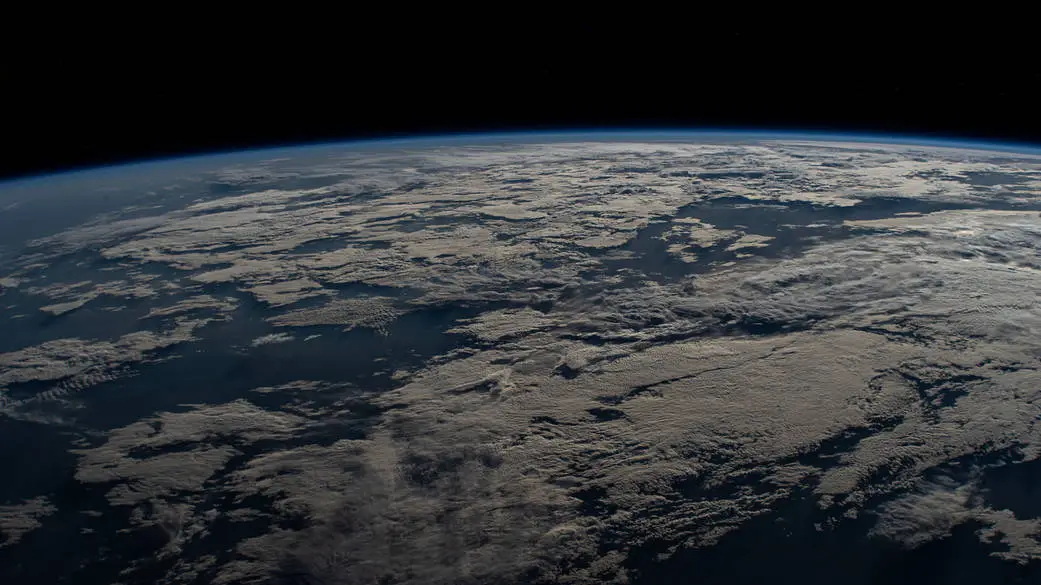
#> input picture images/horizon/original/1.jpg, 1041 x 585 px; its folder holds only this picture in this run
$ jupyter execute data_augmentation.ipynb
#> lines starting #> are read from the running program, lines starting #| are printed output that depends on the picture; after the words box and inside, x2 and y2 are one past the last pixel; in counts of white or black regions, pixels touching at a corner belong together
### pre-process/utils.py
import os
def check_dir(dir_path, create=False):
    if not os.path.exists(dir_path):
        if create:
            os.makedirs(dir_path)
            print('Create directory: {}'.format(dir_path))
        else:
            # Error message
            print('Directory not found: {}'.format(dir_path))

### pre-process/data_augmentation.ipynb
[cell 1]
# import libraries
import cv2
import os
from tqdm import tqdm
import numpy as np
import random
from utils import *

[cell 2]
# Resize images
def resize_images(input_folder, output_folder, width=2592, height=1944, progress_status=False):
    # Check the status of the input folder and output folder
#> called with input_folder = '../images/horizon/original', output_folder = '../images/horizon/resized', width = 2592, height = 1944, progress_status = False
    if not check_dir(input_folder) and check_dir(output_folder,True):
        print("Please check the input folder and output folder")
        return

    # List all files in the input folder
    files = os.listdir(input_folder)

    # print the output image size
    print(f"Output image size: {width} x {height}")

    if progress_status:
        # Create a progress bar
        progress_bar = tqdm(total=len(files), desc="Resizing Images")

    for file in files:
        # Check if the file is an image
        # We can add more file types here if we want
        if file.endswith(('.jpg')):
            img = cv2.imread(os.path.join(input_folder, file))
#> img is the input picture: shape (585, 1041, 3); mean B, G, R 56.2, 52.9, 49.3

            if img is not None:
                # Get the original image size
                original_size = (img.shape[1], img.shape[0])
                print(f"Original size of {file}: {original_size}")
#| Original size of 1.jpg: (1041, 585)

                # Resize the image
                img = cv2.resize(img, (width, height))
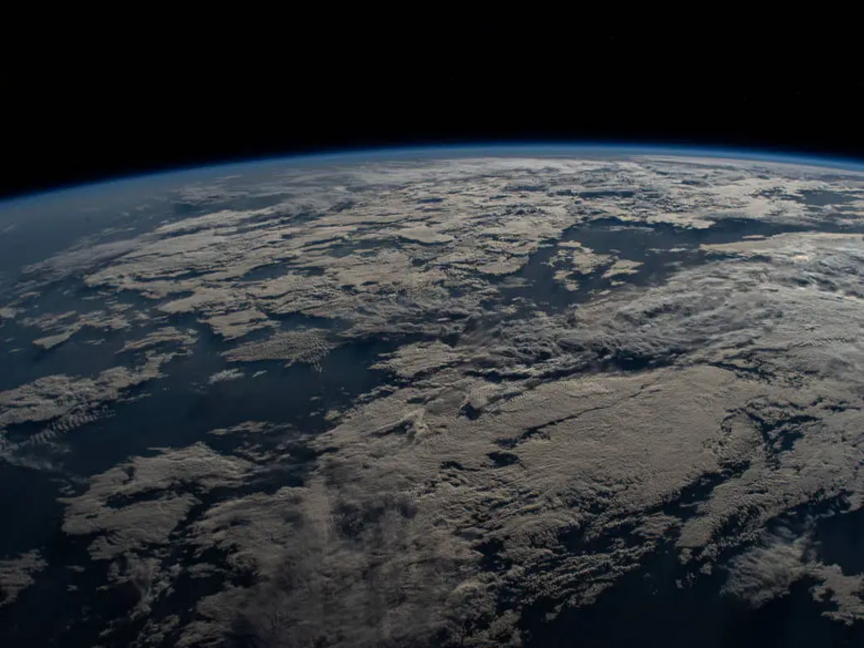
#> img: shape (1944, 2592, 3) (shown at 1/3 size); mean B, G, R 56.1, 52.9, 49.2

                # Save the resized image to the output folder
                output_path = os.path.join(output_folder, file)
                cv2.imwrite(output_path, img)
        else:
            print(f"Skipping file: {file} (not an image)")
        if progress_status:
            # Update the progress bar
            progress_bar.update(1)

    if progress_status:
        # Close the progress bar when done
        progress_bar.close()

input_folder = "../images/horizon/original"
output_folder = "../images/horizon/resized"
resize_images(input_folder, output_folder)

[cell 3]
# Edge detection
def edge_detection(input_folder, output_folder, progress_status=False):
    # Check the status of the input folder and output folder
#> called with input_folder = '../images/horizon/original', output_folder = '../images/horizon/edge_detection', progress_status = True
    if not check_dir(input_folder) and check_dir(output_folder,True):
        print("Please check the input folder and output folder")
        return

    # List all files in the input folder
    files = os.listdir(input_folder)

    if progress_status:
        # Create a progress bar
        progress_bar = tqdm(total=len(files), desc="Resizing Images")
    # Iterate through all files in the input folder
    for filename in files:
        if filename.endswith((".jpg")):
            # Read the image
            img_path = os.path.join(input_folder, filename)
            img = cv2.imread(img_path, cv2.IMREAD_GRAYSCALE)
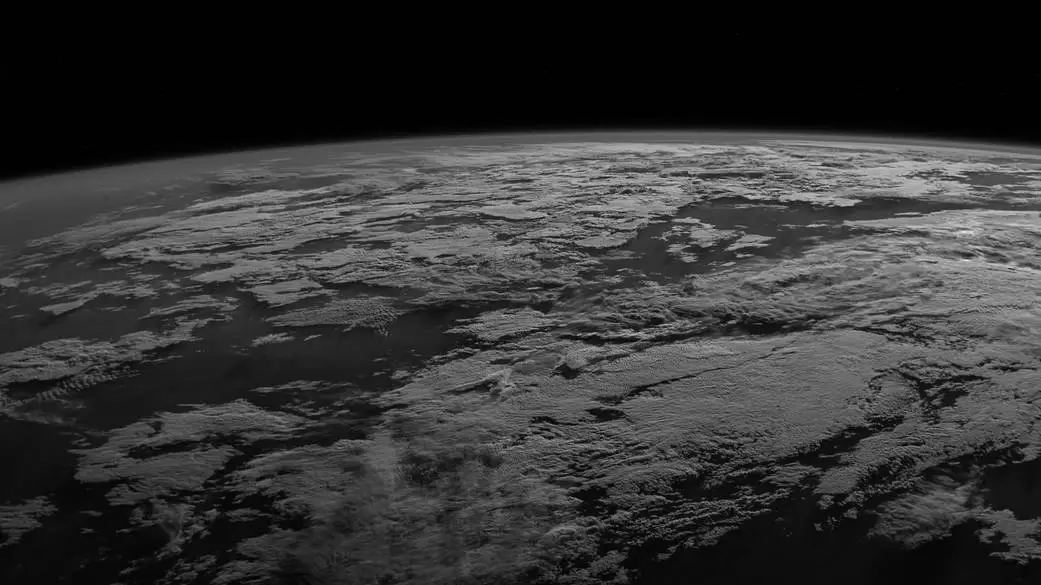
#> img: shape (585, 1041); min 0, max 236, mean 52.2

           # Apply thresholding to segment the Earth from the black space
            _, thresholded = cv2.threshold(img, 60, 255, cv2.THRESH_TRUNC)
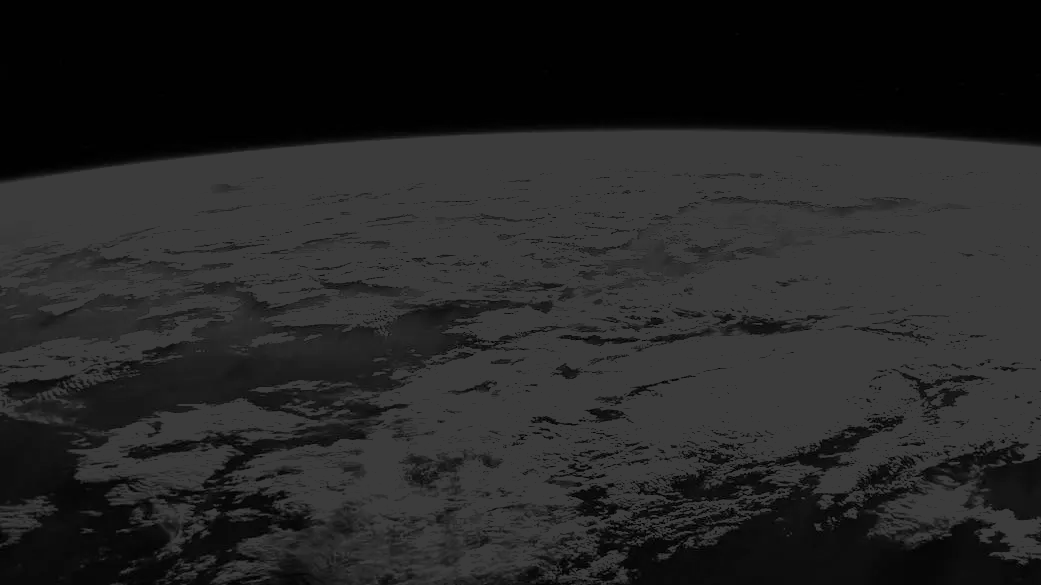
#> thresholded: shape (585, 1041); min 0, max 60, mean 36.4

            # Apply Canny edge detection
            edges = cv2.Canny(thresholded, 20, 120)  # You can adjust the threshold values as needed
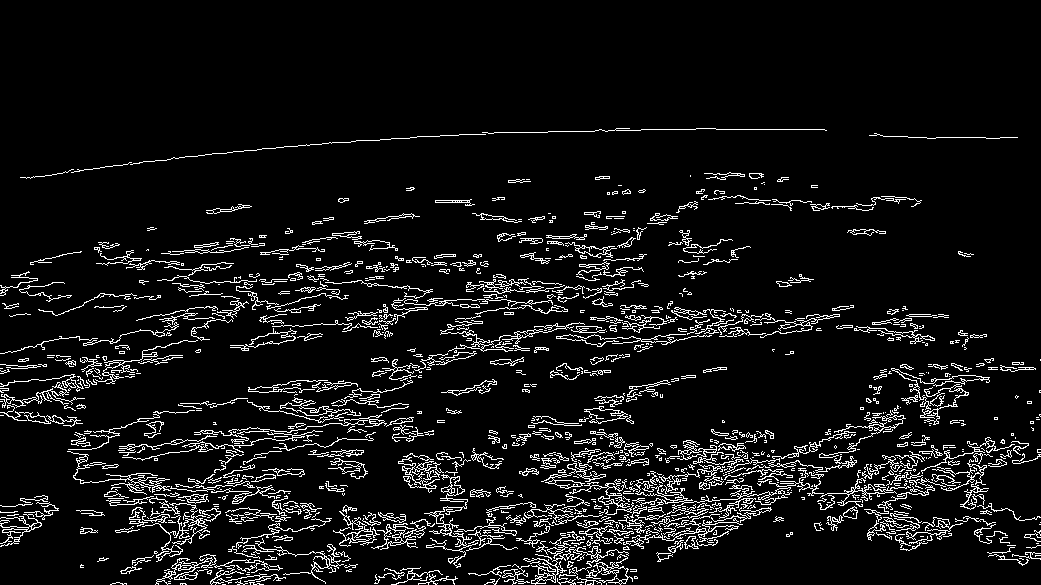
#> edges: shape (585, 1041); 7.5% white in thin lines or dots, all inside (x1, y1, x2, y2) = (0, 128, 1041, 585)

            # Save the edge-detected image in the output folder
            output_path = os.path.join(output_folder, f"edge_{filename}")
            cv2.imwrite(output_path, edges)
        else:
            print(f"Skipping file: {file} (not an image)")
        if progress_status:
            # Update the progress bar
            progress_bar.update(1)

    if progress_status:
        # Close the progress bar when done
        progress_bar.close()


input_folder = "../images/horizon/original"
output_folder = "../images/horizon/edge_detection"

edge_detection(input_folder, output_folder,progress_status = True)

$ run again, on images/horizon/original/5.jpg
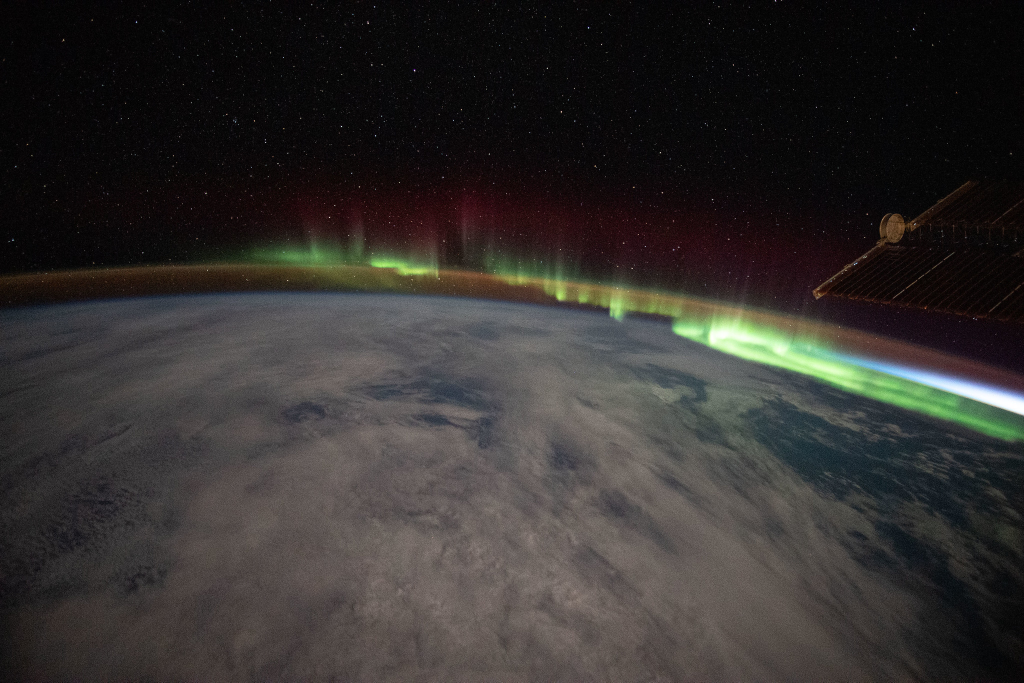
#> input picture images/horizon/original/5.jpg, 2048 x 1365 px (shown at 1/2 size)
#> in resize_images, img is the input picture: shape (1365, 2048, 3); mean B, G, R 46.6, 48.5, 51.5
#| Original size of 5.jpg: (2048, 1365)
#> in resize_images, `img = cv2.resize(img, (width, height))`:
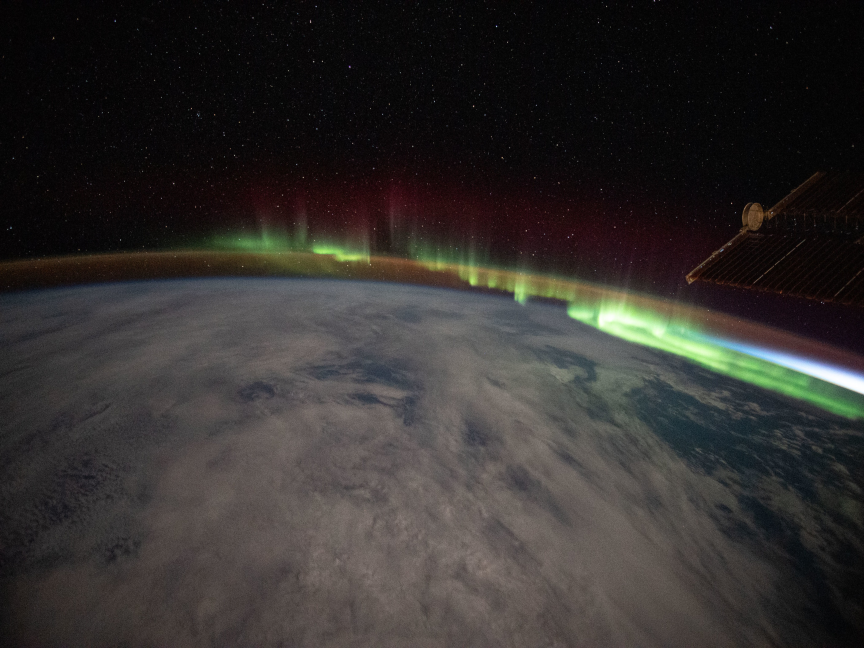
#> img: shape (1944, 2592, 3) (shown at 1/3 size); mean B, G, R 46.5, 48.4, 51.4
#> in edge_detection, `edges = cv2.Canny(thresholded, 20, 120)`:
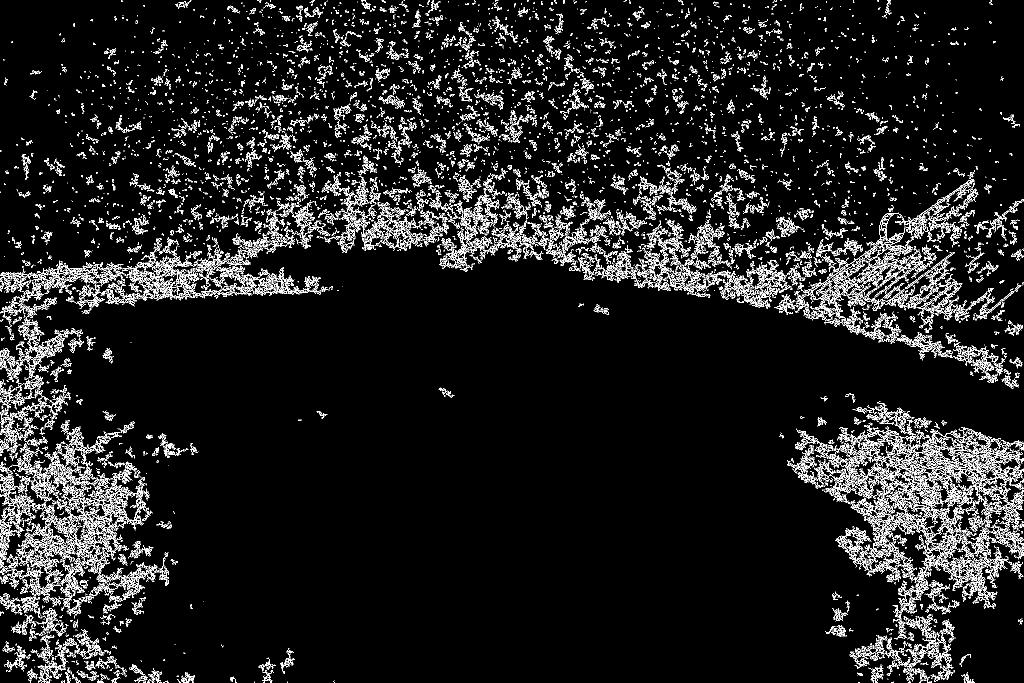
#> edges: shape (1365, 2048) (shown at 1/2 size); 7.3% white in thin lines or dots

$ run again, on images/horizon/original/6.jpg
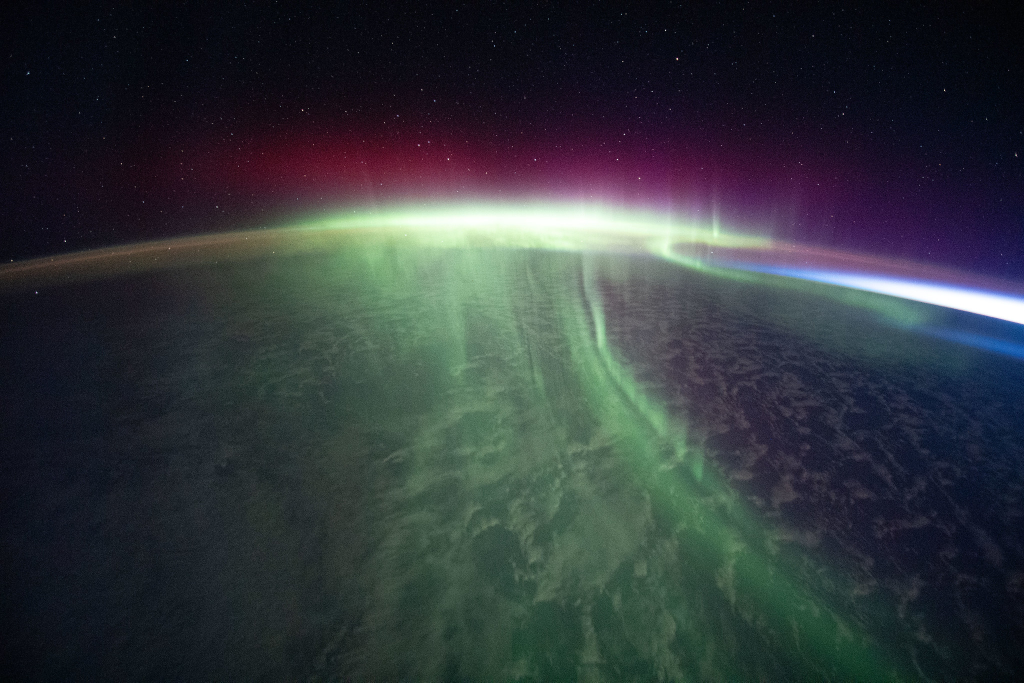
#> input picture images/horizon/original/6.jpg, 2048 x 1365 px (shown at 1/2 size)
#> in resize_images, img is the input picture: shape (1365, 2048, 3); mean B, G, R 59.5, 55.7, 50
#| Original size of 6.jpg: (2048, 1365)
#> in resize_images, `img = cv2.resize(img, (width, height))`:
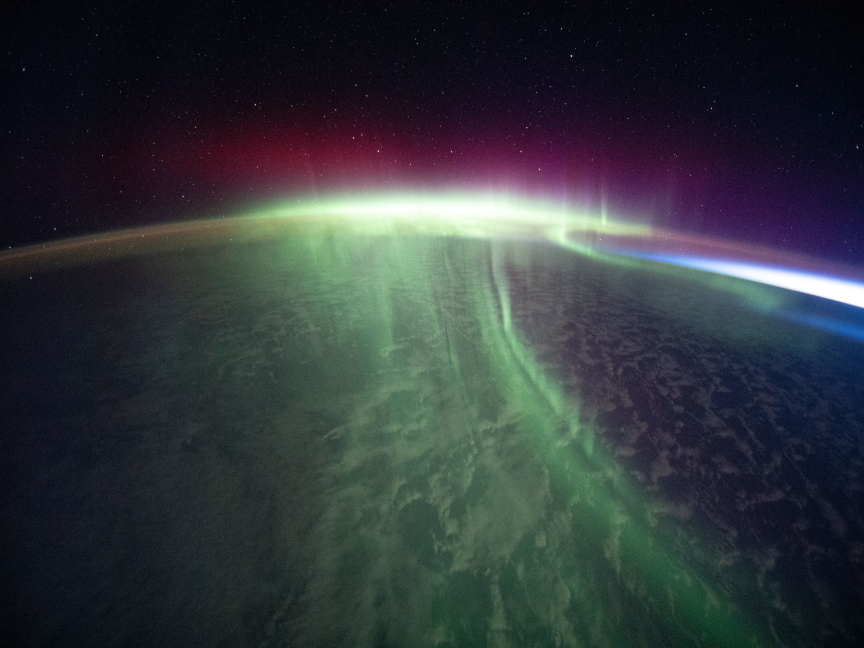
#> img: shape (1944, 2592, 3) (shown at 1/3 size); mean B, G, R 59.3, 55.6, 49.8
#> in edge_detection, `edges = cv2.Canny(thresholded, 20, 120)`:
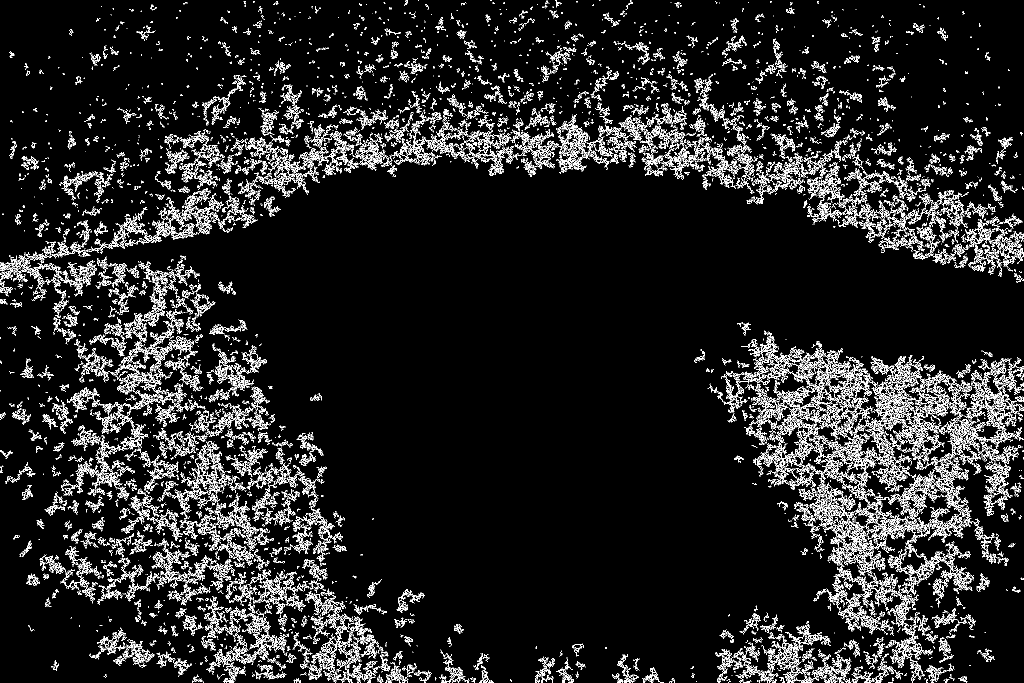
#> edges: shape (1365, 2048) (shown at 1/2 size); 8.3% white in thin lines or dots

$ run again, on images/horizon/original/7.jpg
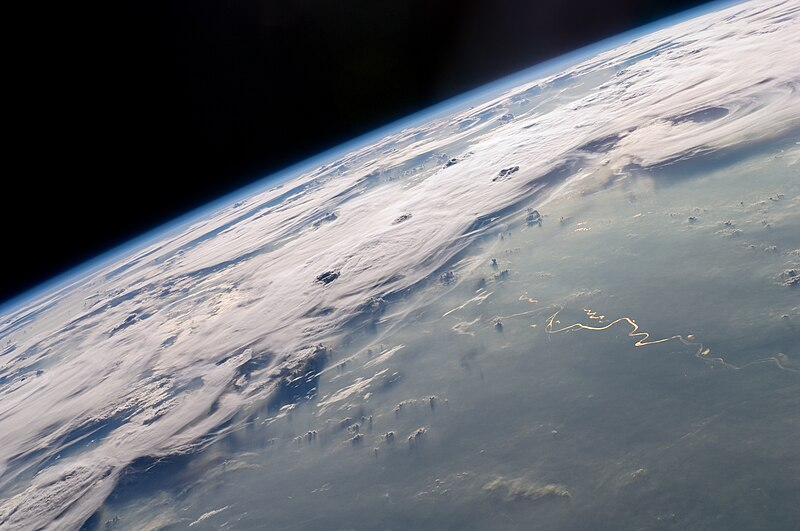
#> input picture images/horizon/original/7.jpg, 800 x 531 px
#> in resize_images, img is the input picture: shape (531, 800, 3); mean B, G, R 119, 113.3, 110.4
#| Original size of 7.jpg: (800, 531)
#> in edge_detection, `_, thresholded = cv2.threshold(img, 60, 255, cv2.THRESH_TRUNC)`:
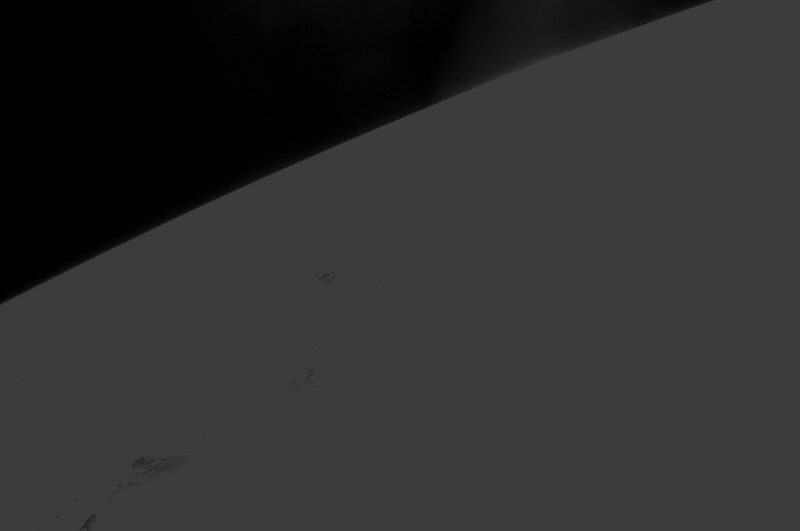
#> thresholded: shape (531, 800); min 0, max 60, mean 46.6
#> in edge_detection, `edges = cv2.Canny(thresholded, 20, 120)`:
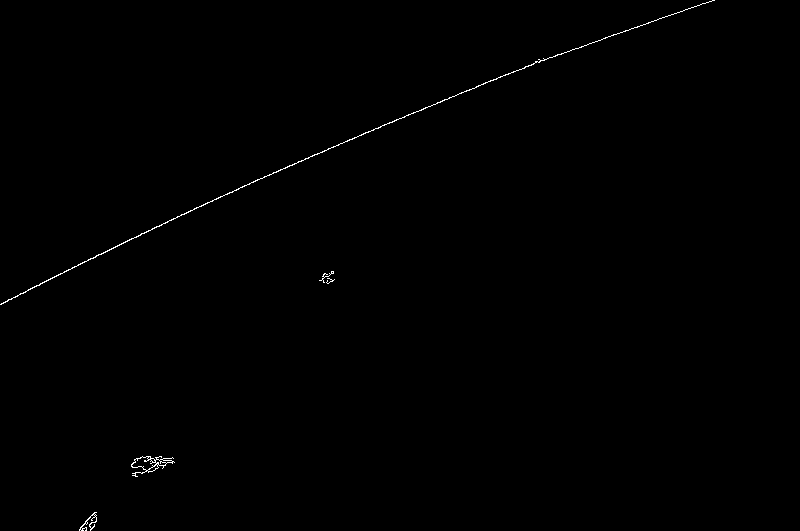
#> edges: shape (531, 800); 0.29% white in thin lines or dots, all inside (x1, y1, x2, y2) = (0, 0, 715, 531)
